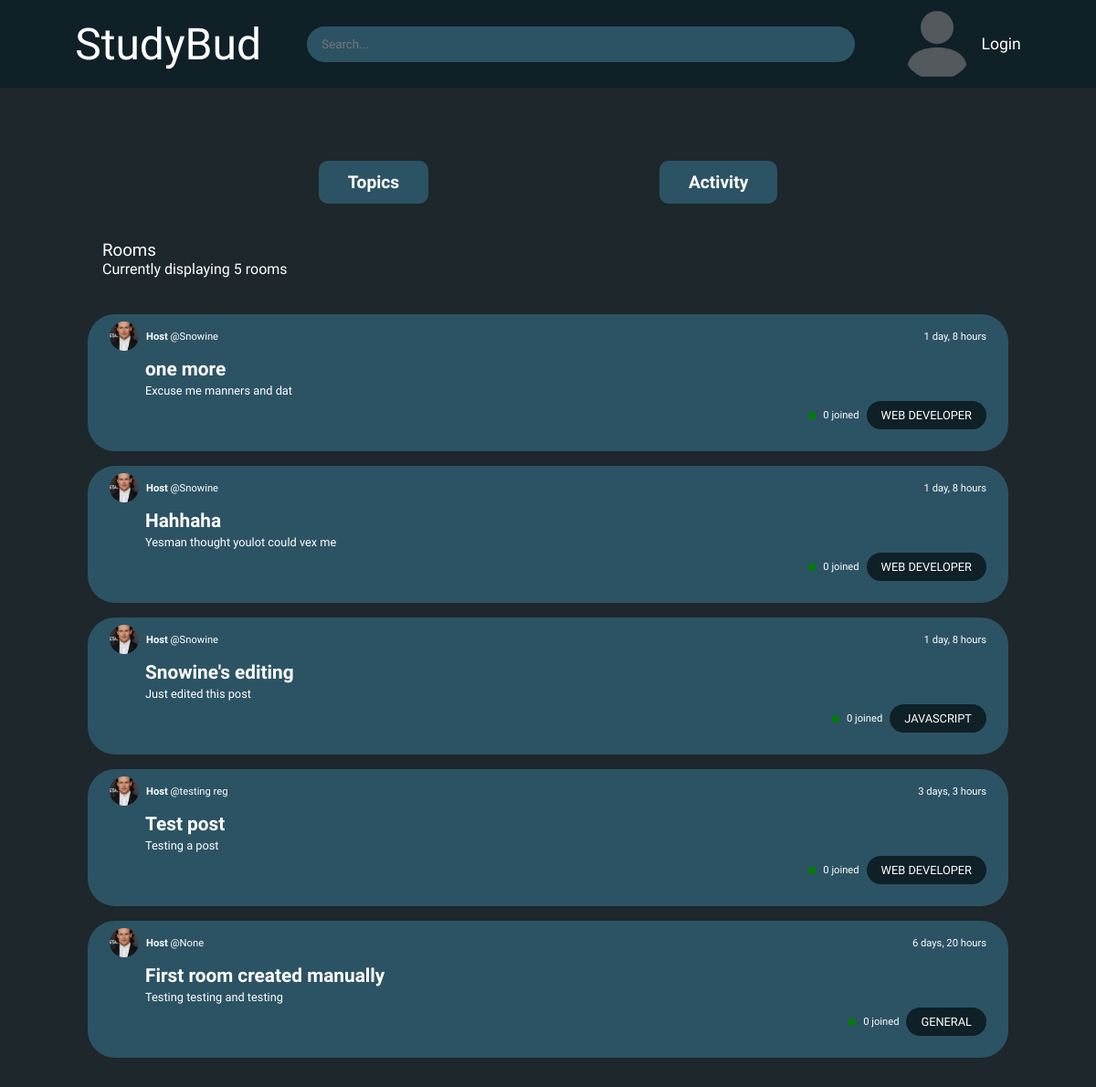
Before: / with the older database file.
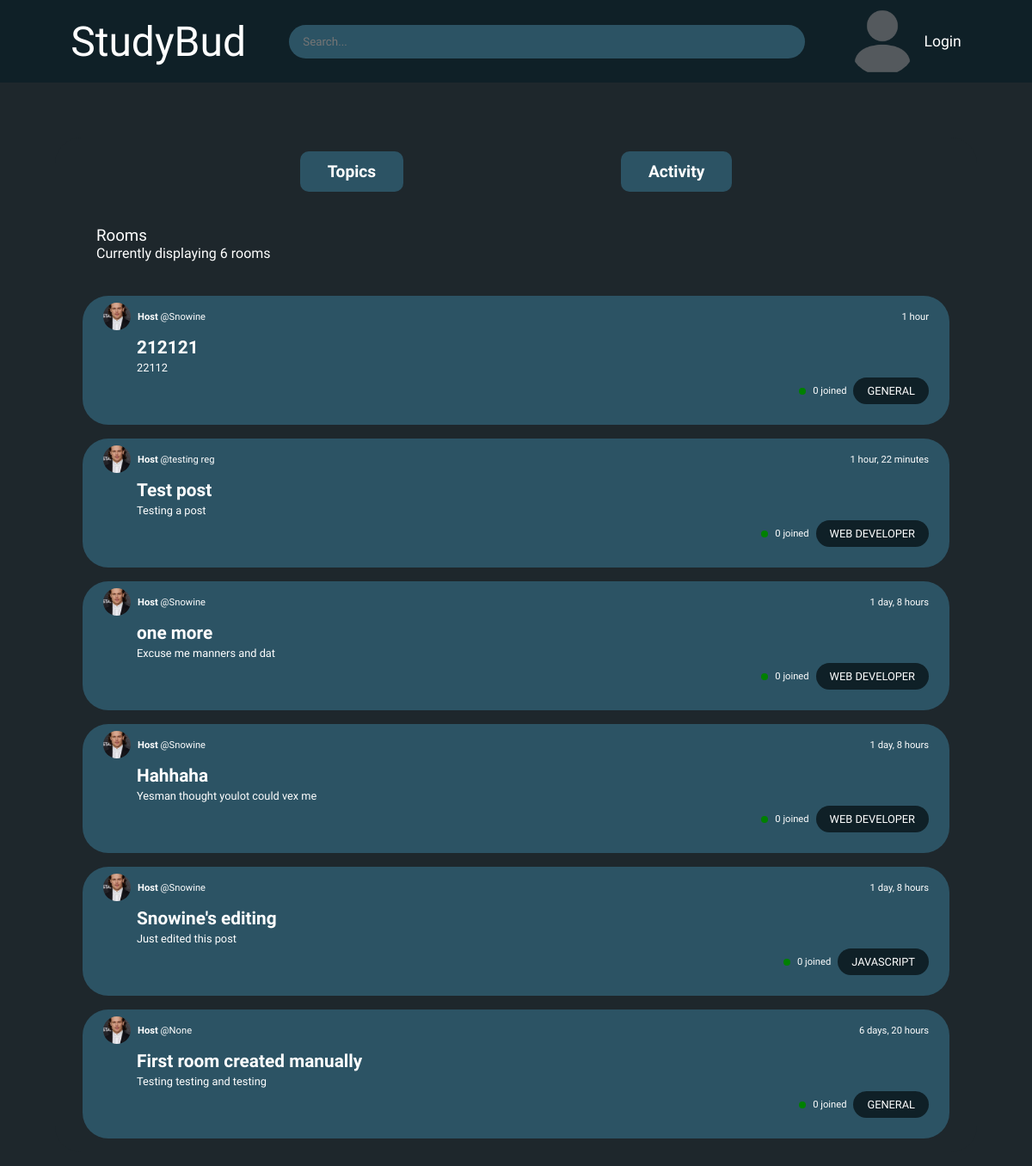
After: the same page with the newer database file.
### Studybud/models.py (models this page shows, shortened)
class Room(models.Model):
    id = models.UUIDField(primary_key=True, editable=False, default=uuid4)
    name = models.CharField(max_length=100)
    host = models.ForeignKey(User, on_delete=models.SET_NULL, null=True)
    topic = models.ForeignKey('Topic', on_delete=models.SET_NULL, null=True)
    description = models.TextField(max_length=255, blank=True)
    participants = models.ManyToManyField(User, related_name='participants', blank=True)
    created = models.DateTimeField(auto_now_add=True, editable=False)
    updated = models.DateTimeField(auto_now=True)
    class Meta():
        ordering = ['created', 'updated']

class User(AbstractUser):
    username = models.CharField(max_length=100)
    email = models.EmailField(('Email address'), unique=True)
    first_name = models.CharField(max_length=100)
    last_name = models.CharField(max_length=150)
    bio = models.TextField(max_length=255, blank=True)
    followers = models.ManyToManyField('User', related_name='Followers', blank=True)
    following = models.ManyToManyField('User', related_name='Following', blank=True)
    profile_picture = models.ImageField(default='avatar.png', blank=True, upload_to='profilePictures')
    USERNAME_FIELD = 'email'
    REQUIRED_FIELDS = ['username']
    def __str__(self):
        return self.username

class Topic(models.Model):
    name = models.CharField(max_length=100)
    def __str__(self):
        return self.name

### Studybud/views.py (the view)
# urls.py: path('', views.index, name='index'),
def index(request):
    q = request.GET.get('q')
    if not q:
        q = ''
    topics = Topic.objects.all()
    rooms = Room.objects.filter(Q(name__icontains=q) | Q(topic__name__icontains=q) | Q(host__username__icontains=q)).order_by('-updated')
    roomCount = rooms.count()
    activities = Messages.objects.all().order_by("-created")[0:7]
    context = {
        'rooms': rooms,
        'topics': topics,
        'roomCount': roomCount,
        'activities': activities,
    }
    return render(request, 'Base/index.html', context)

### templates/Base/index.html (shortened to what this page needs)
{% extends 'layout.html' %}
{% load static %}
{% block style %}
    <link rel="stylesheet" href="{% static 'styles/main.css' %}">
{% endblock %}
{% block content %}
        <main>
            <div id="roomsSection">
                <div class="mobileView">
                    <div id="tabs">
                        <a href="">Topics</a>
                        <a href="">Activity</a>
                    </div>
                </div>
                <div id="heading">
                    <div id="titleContainer">
                        <h3>Rooms</h3>
                        <p>Currently displaying {{roomCount}}
                            {% if roomCount > 1 %}
                            rooms
                            {% else %}
                            room
                            {% endif %}</p>
                    </div>
                </div>
                <div class="container">
                    {% for room in rooms %}
                    <div class="room">
                        <div class="roomHeading">
                            <div class="host">
                                <img src="{% static 'images/avatar1.png' %}" alt="Host profile picture">
                                <a href="{% url 'index' %}"><strong>Host</strong> @{{room.host}}</a>
                            </div>
                            <p class="timePosted">{{room.updated|timesince}}</p>
                        </div>
                        <div class="roomContent">
                            <a href="{% url 'room' room.id %}" class="roomTitle">{{room.name}}</a>
                            <p class="roomDesc">
                            {% if room.description|length > 100 %}
                                {{room}}......
                            {% else %}
                                {{room.description}}
                            {% endif %}
                    </p>
                            <div class="roomStats">
                                <div class="joinedStats">
                                    <div class="dotIcon"></div>
                                    <p class="joined">{{participants|length}} joined</p>
                                </div>
                                <a style="color: white; text-decoration: none;" class="roomTopic" href="{% url 'index' %}?q={{room.topic}}">{{room.topic}}</a>
                            </div>
                        </div>
                    </div>
                    {% endfor %}
                </div>
            </div>
        </main>
{% endblock %}

Changed rows visible on the page:
added Room: host "Snowine", updated "1 hour", name "212121", description "22112", participants "0", topic "GENERAL"
changed Room "Test post": updated "3 days, 3 hours" → "1 hour, 22 minutes"; moves up the list
Other visible differences:
{{ roomCount }}: "5" → "6"
